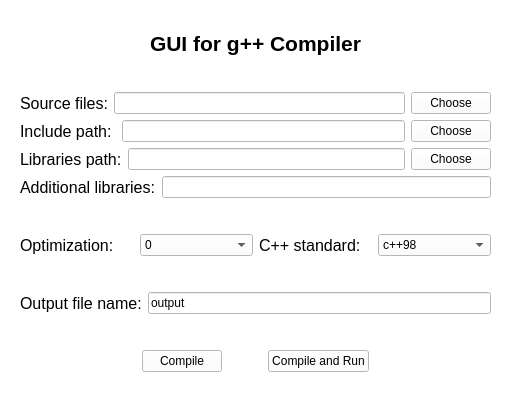
<?xml version="1.0" encoding="UTF-8"?>
<ui version="4.0">
 <class>MainWindow</class>
 <widget class="QMainWindow" name="MainWindow">
  <property name="geometry">
   <rect>
    <x>0</x>
    <y>0</y>
    <width>512</width>
    <height>404</height>
   </rect>
  </property>
  <property name="palette">
   <palette>
    <active>
     <colorrole role="WindowText">
      <brush brushstyle="SolidPattern">
       <color alpha="255">
        <red>0</red>
        <green>0</green>
        <blue>0</blue>
       </color>
      </brush>
     </colorrole>
     <colorrole role="Button">
      <brush brushstyle="SolidPattern">
       <color alpha="255">
        <red>255</red>
        <green>255</green>
        <blue>255</blue>
       </color>
      </brush>
     </colorrole>
     <colorrole role="Light">
      <brush brushstyle="SolidPattern">
       <color alpha="255">
        <red>255</red>
        <green>255</green>
        <blue>255</blue>
       </color>
      </brush>
     </colorrole>
     <colorrole role="Midlight">
      <brush brushstyle="SolidPattern">
       <color alpha="255">
        <red>255</red>
        <green>255</green>
        <blue>255</blue>
       </color>
      </brush>
     </colorrole>
     <colorrole role="Dark">
      <brush brushstyle="SolidPattern">
       <color alpha="255">
        <red>127</red>
        <green>127</green>
        <blue>127</blue>
       </color>
      </brush>
     </colorrole>
     <colorrole role="Mid">
      <brush brushstyle="SolidPattern">
       <color alpha="255">
        <red>170</red>
        <green>170</green>
        <blue>170</blue>
       </color>
      </brush>
     </colorrole>
     <colorrole role="Text">
      <brush brushstyle="SolidPattern">
       <color alpha="255">
        <red>0</red>
        <green>0</green>
        <blue>0</blue>
       </color>
      </brush>
     </colorrole>
     <colorrole role="BrightText">
      <brush brushstyle="SolidPattern">
       <color alpha="255">
        <red>255</red>
        <green>255</green>
        <blue>255</blue>
       </color>
      </brush>
     </colorrole>
     <colorrole role="ButtonText">
      <brush brushstyle="SolidPattern">
       <color alpha="255">
        <red>0</red>
        <green>0</green>
        <blue>0</blue>
       </color>
      </brush>
     </colorrole>
     <colorrole role="Base">
      <brush brushstyle="SolidPattern">
       <color alpha="255">
        <red>255</red>
        <green>255</green>
        <blue>255</blue>
       </color>
      </brush>
     </colorrole>
     <colorrole role="Window">
      <brush brushstyle="SolidPattern">
       <color alpha="255">
        <red>255</red>
        <green>255</green>
        <blue>255</blue>
       </color>
      </brush>
     </colorrole>
     <colorrole role="Shadow">
      <brush brushstyle="SolidPattern">
       <color alpha="255">
        <red>0</red>
        <green>0</green>
        <blue>0</blue>
       </color>
      </brush>
     </colorrole>
     <colorrole role="AlternateBase">
      <brush brushstyle="SolidPattern">
       <color alpha="255">
        <red>255</red>
        <green>255</green>
        <blue>255</blue>
       </color>
      </brush>
     </colorrole>
     <colorrole role="ToolTipBase">
      <brush brushstyle="SolidPattern">
       <color alpha="255">
        <red>255</red>
        <green>255</green>
        <blue>220</blue>
       </color>
      </brush>
     </colorrole>
     <colorrole role="ToolTipText">
      <brush brushstyle="SolidPattern">
       <color alpha="255">
        <red>0</red>
        <green>0</green>
        <blue>0</blue>
       </color>
      </brush>
     </colorrole>
     <colorrole role="PlaceholderText">
      <brush brushstyle="SolidPattern">
       <color alpha="128">
        <red>0</red>
        <green>0</green>
        <blue>0</blue>
       </color>
      </brush>
     </colorrole>
    </active>
    <inactive>
     <colorrole role="WindowText">
      <brush brushstyle="SolidPattern">
       <color alpha="255">
        <red>0</red>
        <green>0</green>
        <blue>0</blue>
       </color>
      </brush>
     </colorrole>
     <colorrole role="Button">
      <brush brushstyle="SolidPattern">
       <color alpha="255">
        <red>255</red>
        <green>255</green>
        <blue>255</blue>
       </color>
      </brush>
     </colorrole>
     <colorrole role="Light">
      <brush brushstyle="SolidPattern">
       <color alpha="255">
        <red>255</red>
        <green>255</green>
        <blue>255</blue>
       </color>
      </brush>
     </colorrole>
     <colorrole role="Midlight">
      <brush brushstyle="SolidPattern">
       <color alpha="255">
        <red>255</red>
        <green>255</green>
        <blue>255</blue>
       </color>
      </brush>
     </colorrole>
     <colorrole role="Dark">
      <brush brushstyle="SolidPattern">
       <color alpha="255">
        <red>127</red>
        <green>127</green>
        <blue>127</blue>
       </color>
      </brush>
     </colorrole>
     <colorrole role="Mid">
      <brush brushstyle="SolidPattern">
       <color alpha="255">
        <red>170</red>
        <green>170</green>
        <blue>170</blue>
       </color>
      </brush>
     </colorrole>
     <colorrole role="Text">
      <brush brushstyle="SolidPattern">
       <color alpha="255">
        <red>0</red>
        <green>0</green>
        <blue>0</blue>
       </color>
      </brush>
     </colorrole>
     <colorrole role="BrightText">
      <brush brushstyle="SolidPattern">
       <color alpha="255">
        <red>255</red>
        <green>255</green>
        <blue>255</blue>
       </color>
      </brush>
     </colorrole>
     <colorrole role="ButtonText">
      <brush brushstyle="SolidPattern">
       <color alpha="255">
        <red>0</red>
        <green>0</green>
        <blue>0</blue>
       </color>
      </brush>
     </colorrole>
     <colorrole role="Base">
      <brush brushstyle="SolidPattern">
       <color alpha="255">
        <red>255</red>
        <green>255</green>
        <blue>255</blue>
       </color>
      </brush>
     </colorrole>
     <colorrole role="Window">
      <brush brushstyle="SolidPattern">
       <color alpha="255">
        <red>255</red>
        <green>255</green>
        <blue>255</blue>
       </color>
      </brush>
     </colorrole>
     <colorrole role="Shadow">
      <brush brushstyle="SolidPattern">
       <color alpha="255">
        <red>0</red>
        <green>0</green>
        <blue>0</blue>
       </color>
      </brush>
     </colorrole>
     <colorrole role="AlternateBase">
      <brush brushstyle="SolidPattern">
       <color alpha="255">
        <red>255</red>
        <green>255</green>
        <blue>255</blue>
       </color>
      </brush>
     </colorrole>
     <colorrole role="ToolTipBase">
      <brush brushstyle="SolidPattern">
       <color alpha="255">
        <red>255</red>
        <green>255</green>
        <blue>220</blue>
       </color>
      </brush>
     </colorrole>
     <colorrole role="ToolTipText">
      <brush brushstyle="SolidPattern">
       <color alpha="255">
        <red>0</red>
        <green>0</green>
        <blue>0</blue>
       </color>
      </brush>
     </colorrole>
     <colorrole role="PlaceholderText">
      <brush brushstyle="SolidPattern">
       <color alpha="128">
        <red>0</red>
        <green>0</green>
        <blue>0</blue>
       </color>
      </brush>
     </colorrole>
    </inactive>
    <disabled>
     <colorrole role="WindowText">
      <brush brushstyle="SolidPattern">
       <color alpha="255">
        <red>127</red>
        <green>127</green>
        <blue>127</blue>
       </color>
      </brush>
     </colorrole>
     <colorrole role="Button">
      <brush brushstyle="SolidPattern">
       <color alpha="255">
        <red>255</red>
        <green>255</green>
        <blue>255</blue>
       </color>
      </brush>
     </colorrole>
     <colorrole role="Light">
      <brush brushstyle="SolidPattern">
       <color alpha="255">
        <red>255</red>
        <green>255</green>
        <blue>255</blue>
       </color>
      </brush>
     </colorrole>
     <colorrole role="Midlight">
      <brush brushstyle="SolidPattern">
       <color alpha="255">
        <red>255</red>
        <green>255</green>
        <blue>255</blue>
       </color>
      </brush>
     </colorrole>
     <colorrole role="Dark">
      <brush brushstyle="SolidPattern">
       <color alpha="255">
        <red>127</red>
        <green>127</green>
        <blue>127</blue>
       </color>
      </brush>
     </colorrole>
     <colorrole role="Mid">
      <brush brushstyle="SolidPattern">
       <color alpha="255">
        <red>170</red>
        <green>170</green>
        <blue>170</blue>
       </color>
      </brush>
     </colorrole>
     <colorrole role="Text">
      <brush brushstyle="SolidPattern">
       <color alpha="255">
        <red>127</red>
        <green>127</green>
        <blue>127</blue>
       </color>
      </brush>
     </colorrole>
     <colorrole role="BrightText">
      <brush brushstyle="SolidPattern">
       <color alpha="255">
        <red>255</red>
        <green>255</green>
        <blue>255</blue>
       </color>
      </brush>
     </colorrole>
     <colorrole role="ButtonText">
      <brush brushstyle="SolidPattern">
       <color alpha="255">
        <red>127</red>
        <green>127</green>
        <blue>127</blue>
       </color>
      </brush>
     </colorrole>
     <colorrole role="Base">
      <brush brushstyle="SolidPattern">
       <color alpha="255">
        <red>255</red>
        <green>255</green>
        <blue>255</blue>
       </color>
      </brush>
     </colorrole>
     <colorrole role="Window">
      <brush brushstyle="SolidPattern">
       <color alpha="255">
        <red>255</red>
        <green>255</green>
        <blue>255</blue>
       </color>
      </brush>
     </colorrole>
     <colorrole role="Shadow">
      <brush brushstyle="SolidPattern">
       <color alpha="255">
        <red>0</red>
        <green>0</green>
        <blue>0</blue>
       </color>
      </brush>
     </colorrole>
     <colorrole role="AlternateBase">
      <brush brushstyle="SolidPattern">
       <color alpha="255">
        <red>255</red>
        <green>255</green>
        <blue>255</blue>
       </color>
      </brush>
     </colorrole>
     <colorrole role="ToolTipBase">
      <brush brushstyle="SolidPattern">
       <color alpha="255">
        <red>255</red>
        <green>255</green>
        <blue>220</blue>
       </color>
      </brush>
     </colorrole>
     <colorrole role="ToolTipText">
      <brush brushstyle="SolidPattern">
       <color alpha="255">
        <red>0</red>
        <green>0</green>
        <blue>0</blue>
       </color>
      </brush>
     </colorrole>
     <colorrole role="PlaceholderText">
      <brush brushstyle="SolidPattern">
       <color alpha="128">
        <red>0</red>
        <green>0</green>
        <blue>0</blue>
       </color>
      </brush>
     </colorrole>
    </disabled>
   </palette>
  </property>
  <property name="windowTitle">
   <string>g++ Compiler</string>
  </property>
  <widget class="QWidget" name="centralwidget">
   <widget class="QWidget" name="verticalLayoutWidget">
    <property name="geometry">
     <rect>
      <x>20</x>
      <y>31</y>
      <width>471</width>
      <height>341</height>
     </rect>
    </property>
    <layout class="QVBoxLayout" name="verticalLayout_7">
     <item>
      <layout class="QHBoxLayout" name="headerLayout">
       <item>
        <spacer name="horizontalSpacer_4">
         <property name="orientation">
          <enum>Qt::Horizontal</enum>
         </property>
         <property name="sizeHint" stdset="0">
          <size>
           <width>40</width>
           <height>20</height>
          </size>
         </property>
        </spacer>
       </item>
       <item>
        <widget class="QLabel" name="headerLabel">
         <property name="font">
          <font>
           <pointsize>16</pointsize>
           <weight>75</weight>
           <bold>true</bold>
          </font>
         </property>
         <property name="text">
          <string>GUI for g++ Compiler</string>
         </property>
        </widget>
       </item>
       <item>
        <spacer name="horizontalSpacer_5">
         <property name="orientation">
          <enum>Qt::Horizontal</enum>
         </property>
         <property name="sizeHint" stdset="0">
          <size>
           <width>40</width>
           <height>20</height>
          </size>
         </property>
        </spacer>
       </item>
      </layout>
     </item>
     <item>
      <spacer name="verticalSpacer_4">
       <property name="orientation">
        <enum>Qt::Vertical</enum>
       </property>
       <property name="sizeHint" stdset="0">
        <size>
         <width>20</width>
         <height>40</height>
        </size>
       </property>
      </spacer>
     </item>
     <item>
      <layout class="QHBoxLayout" name="sourceLayout">
       <item>
        <widget class="QLabel" name="sourceLabel">
         <property name="font">
          <font>
           <pointsize>12</pointsize>
          </font>
         </property>
         <property name="text">
          <string>Source files:</string>
         </property>
        </widget>
       </item>
       <item>
        <widget class="QLineEdit" name="sourceLineEdit"/>
       </item>
       <item>
        <widget class="QPushButton" name="sourceButton">
         <property name="text">
          <string>Choose</string>
         </property>
        </widget>
       </item>
      </layout>
     </item>
     <item>
      <layout class="QHBoxLayout" name="includeLayout">
       <item>
        <widget class="QLabel" name="includeLabel">
         <property name="font">
          <font>
           <pointsize>12</pointsize>
          </font>
         </property>
         <property name="text">
          <string>Include path: </string>
         </property>
        </widget>
       </item>
       <item>
        <widget class="QLineEdit" name="includeLineEdit"/>
       </item>
       <item>
        <widget class="QPushButton" name="includeButton">
         <property name="text">
          <string>Choose</string>
         </property>
        </widget>
       </item>
      </layout>
     </item>
     <item>
      <layout class="QHBoxLayout" name="libPathLayout">
       <item>
        <widget class="QLabel" name="libPathLabel">
         <property name="font">
          <font>
           <pointsize>12</pointsize>
          </font>
         </property>
         <property name="text">
          <string>Libraries path:</string>
         </property>
        </widget>
       </item>
       <item>
        <widget class="QLineEdit" name="libPathLineEdit"/>
       </item>
       <item>
        <widget class="QPushButton" name="libPathButton">
         <property name="text">
          <string>Choose</string>
         </property>
        </widget>
       </item>
      </layout>
     </item>
     <item>
      <layout class="QHBoxLayout" name="libLayout">
       <item>
        <widget class="QLabel" name="libLabel">
         <property name="font">
          <font>
           <pointsize>12</pointsize>
          </font>
         </property>
         <property name="text">
          <string>Additional libraries:</string>
         </property>
        </widget>
       </item>
       <item>
        <widget class="QLineEdit" name="libLineEdit"/>
       </item>
      </layout>
     </item>
     <item>
      <spacer name="verticalSpacer">
       <property name="orientation">
        <enum>Qt::Vertical</enum>
       </property>
       <property name="sizeHint" stdset="0">
        <size>
         <width>20</width>
         <height>40</height>
        </size>
       </property>
      </spacer>
     </item>
     <item>
      <layout class="QHBoxLayout" name="optimStdLayout">
       <item>
        <layout class="QHBoxLayout" name="optimLayout">
         <item>
          <widget class="QLabel" name="optimLabel">
           <property name="font">
            <font>
             <pointsize>12</pointsize>
            </font>
           </property>
           <property name="text">
            <string>Optimization:</string>
           </property>
          </widget>
         </item>
         <item>
          <widget class="QComboBox" name="optimComboBox">
           <item>
            <property name="text">
             <string>0</string>
            </property>
           </item>
           <item>
            <property name="text">
             <string>1</string>
            </property>
           </item>
           <item>
            <property name="text">
             <string>2</string>
            </property>
           </item>
           <item>
            <property name="text">
             <string>3</string>
            </property>
           </item>
           <item>
            <property name="text">
             <string>s</string>
            </property>
           </item>
           <item>
            <property name="text">
             <string>fast</string>
            </property>
           </item>
           <item>
            <property name="text">
             <string>g</string>
            </property>
           </item>
          </widget>
         </item>
        </layout>
       </item>
       <item>
        <layout class="QHBoxLayout" name="stdLayout">
         <item>
          <widget class="QLabel" name="stdLabel">
           <property name="font">
            <font>
             <pointsize>12</pointsize>
            </font>
           </property>
           <property name="text">
            <string>C++ standard:</string>
           </property>
          </widget>
         </item>
         <item>
          <widget class="QComboBox" name="stdComboBox">
           <item>
            <property name="text">
             <string>c++98</string>
            </property>
           </item>
           <item>
            <property name="text">
             <string>c++03</string>
            </property>
           </item>
           <item>
            <property name="text">
             <string>c++11</string>
            </property>
           </item>
           <item>
            <property name="text">
             <string>c++14</string>
            </property>
           </item>
           <item>
            <property name="text">
             <string>c++17</string>
            </property>
           </item>
          </widget>
         </item>
        </layout>
       </item>
      </layout>
     </item>
     <item>
      <spacer name="verticalSpacer_2">
       <property name="orientation">
        <enum>Qt::Vertical</enum>
       </property>
       <property name="sizeHint" stdset="0">
        <size>
         <width>20</width>
         <height>40</height>
        </size>
       </property>
      </spacer>
     </item>
     <item>
      <layout class="QHBoxLayout" name="outputNameLayout">
       <item>
        <widget class="QLabel" name="outputNameLabel">
         <property name="font">
          <font>
           <pointsize>12</pointsize>
          </font>
         </property>
         <property name="text">
          <string>Output file name:</string>
         </property>
        </widget>
       </item>
       <item>
        <widget class="QLineEdit" name="outputNameLineEdit">
         <property name="text">
          <string>output</string>
         </property>
         <property name="placeholderText">
          <string/>
         </property>
        </widget>
       </item>
      </layout>
     </item>
     <item>
      <spacer name="verticalSpacer_3">
       <property name="orientation">
        <enum>Qt::Vertical</enum>
       </property>
       <property name="sizeHint" stdset="0">
        <size>
         <width>20</width>
         <height>40</height>
        </size>
       </property>
      </spacer>
     </item>
     <item>
      <layout class="QHBoxLayout" name="compileLayout">
       <item>
        <spacer name="horizontalSpacer">
         <property name="orientation">
          <enum>Qt::Horizontal</enum>
         </property>
         <property name="sizeHint" stdset="0">
          <size>
           <width>40</width>
           <height>20</height>
          </size>
         </property>
        </spacer>
       </item>
       <item>
        <widget class="QPushButton" name="compileButton">
         <property name="text">
          <string>Compile</string>
         </property>
        </widget>
       </item>
       <item>
        <spacer name="horizontalSpacer_3">
         <property name="orientation">
          <enum>Qt::Horizontal</enum>
         </property>
         <property name="sizeType">
          <enum>QSizePolicy::Preferred</enum>
         </property>
         <property name="sizeHint" stdset="0">
          <size>
           <width>40</width>
           <height>20</height>
          </size>
         </property>
        </spacer>
       </item>
       <item>
        <widget class="QPushButton" name="compileRunButton">
         <property name="text">
          <string>Compile and Run</string>
         </property>
        </widget>
       </item>
       <item>
        <spacer name="horizontalSpacer_2">
         <property name="orientation">
          <enum>Qt::Horizontal</enum>
         </property>
         <property name="sizeHint" stdset="0">
          <size>
           <width>40</width>
           <height>20</height>
          </size>
         </property>
        </spacer>
       </item>
      </layout>
     </item>
    </layout>
   </widget>
  </widget>
 </widget>
 <resources/>
 <connections/>
</ui>
